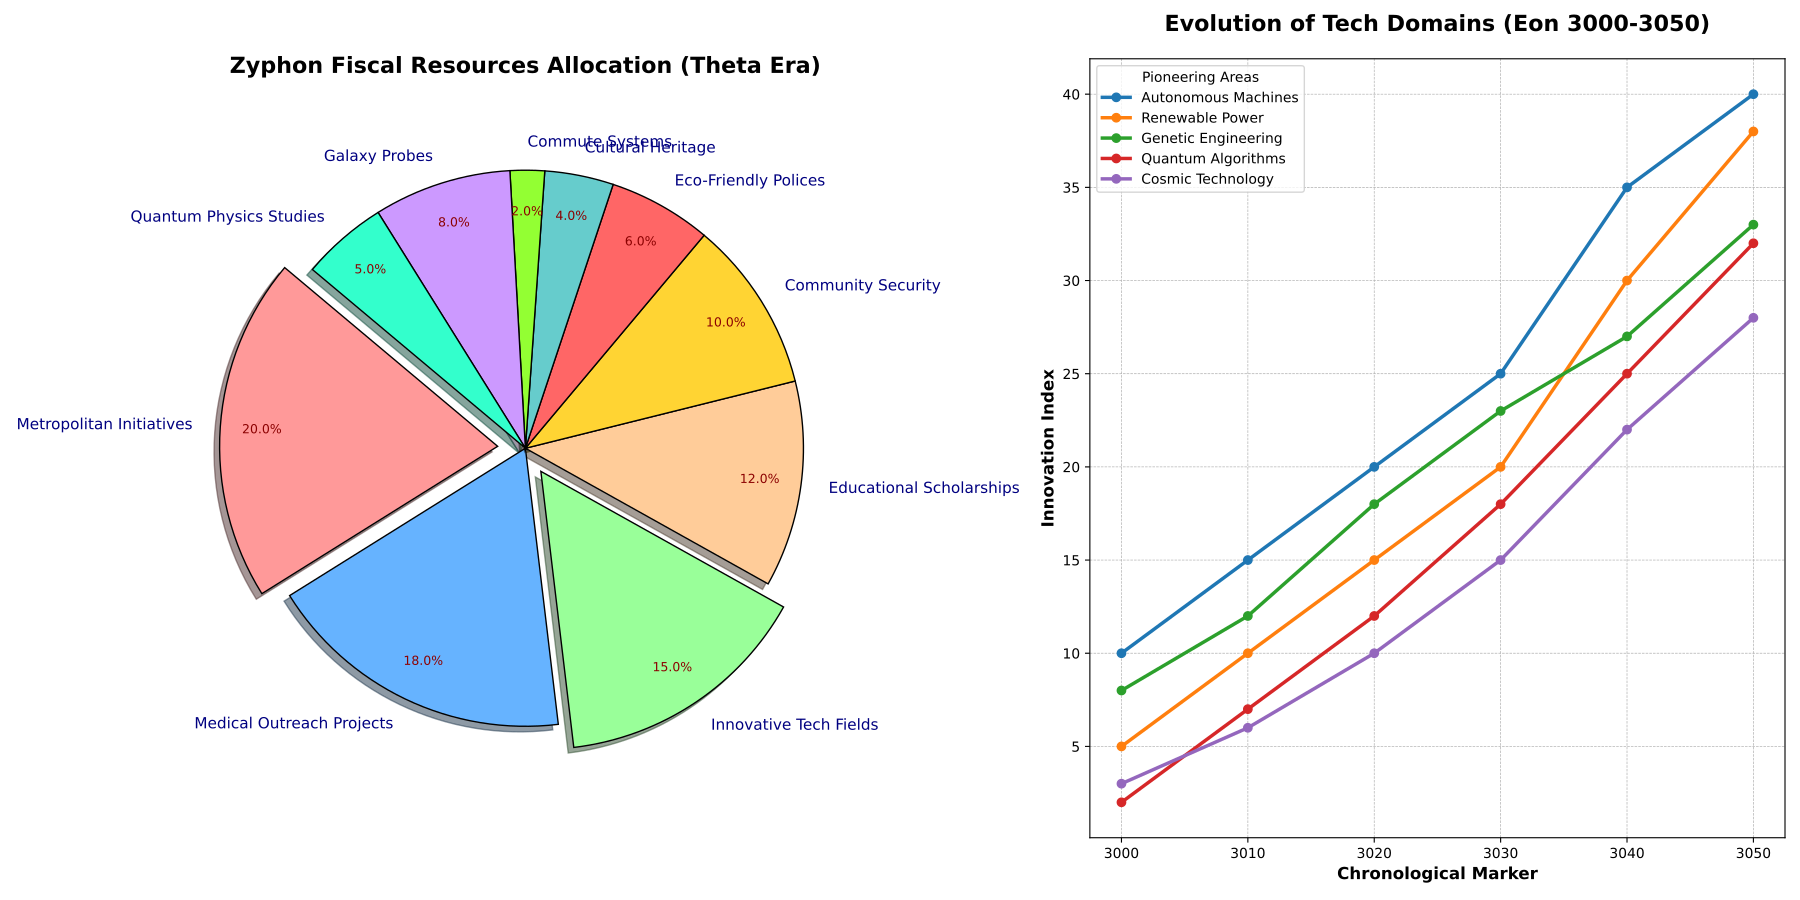

This figure's Python source:
import matplotlib.pyplot as plt
import numpy as np

# Define budget categories with additional fictitious data
budget_categories = [
    'Metropolitan Initiatives',
    'Medical Outreach Projects',
    'Innovative Tech Fields',
    'Educational Scholarships',
    'Community Security',
    'Eco-Friendly Polices',
    'Cultural Heritage',
    'Commute Systems',
    'Galaxy Probes',
    'Quantum Physics Studies'
]

# Corresponding budget allocation percentages
budget_allocation = [20, 18, 15, 12, 10, 6, 4, 2, 8, 5]

# Define colors for each budget category
colors = ['#FF9999', '#66B3FF', '#99FF99', '#FFCC99', '#FFD433', '#FF6666', '#66CCCC', '#93FF33', '#CC99FF', '#33FFCC']

# Define explode array for emphasis on certain categories
explode = (0.1, 0, 0.1, 0, 0, 0, 0, 0, 0, 0)

# Create the figure and axis
fig, ax = plt.subplots(1, 2, figsize=(18, 9))

# Plot the pie chart
wedges, texts, autotexts = ax[0].pie(
    budget_allocation, explode=explode, labels=budget_categories, colors=colors,
    autopct='%1.1f%%', startangle=140, pctdistance=0.85, shadow=True, wedgeprops=dict(edgecolor='k')
)

# Customize text properties
for text in texts:
    text.set_fontsize(11)
    text.set_color('navy')

for autotext in autotexts:
    autotext.set_fontsize(9)
    autotext.set_color('darkred')

# Add a title
ax[0].set_title("Zyphon Fiscal Resources Allocation (Theta Era)", fontsize=16, fontweight='bold', pad=20)

# Define data for technological advancements
years = np.arange(3000, 3051, 10)
tech_advancement = {
    'Autonomous Machines': np.array([10, 15, 20, 25, 35, 40]),
    'Renewable Power': np.array([5, 10, 15, 20, 30, 38]),
    'Genetic Engineering': np.array([8, 12, 18, 23, 27, 33]),
    'Quantum Algorithms': np.array([2, 7, 12, 18, 25, 32]),
    'Cosmic Technology': np.array([3, 6, 10, 15, 22, 28])
}

# Plot the line chart
for tech, improvements in tech_advancement.items():
    ax[1].plot(years, improvements, label=tech, marker='o', linewidth=2.5)

# Customize line chart 
ax[1].set_title('Evolution of Tech Domains (Eon 3000-3050)', fontsize=16, fontweight='bold', pad=20)
ax[1].set_xlabel('Chronological Marker', fontsize=12, fontweight='bold')
ax[1].set_ylabel('Innovation Index', fontsize=12, fontweight='bold')
ax[1].legend(title="Pioneering Areas", fontsize='medium', loc='best')
ax[1].grid(True, which='both', linestyle='--', linewidth=0.5)

# Layout and display
plt.tight_layout()
plt.show()
